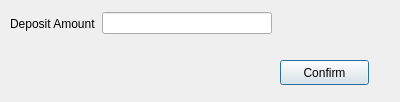
<?xml version="1.0" encoding="UTF-8"?>
<ui version="4.0">
 <class>Deposit</class>
 <widget class="QDialog" name="Deposit">
  <property name="geometry">
   <rect>
    <x>0</x>
    <y>0</y>
    <width>400</width>
    <height>102</height>
   </rect>
  </property>
  <property name="windowTitle">
   <string>Dialog</string>
  </property>
  <widget class="QWidget" name="layoutWidget">
   <property name="geometry">
    <rect>
     <x>10</x>
     <y>10</y>
     <width>262</width>
     <height>27</height>
    </rect>
   </property>
   <layout class="QHBoxLayout" name="horizontalLayout">
    <item>
     <widget class="QLabel" name="label">
      <property name="text">
       <string>Deposit Amount</string>
      </property>
     </widget>
    </item>
    <item>
     <widget class="QLineEdit" name="DepositEdit"/>
    </item>
   </layout>
  </widget>
  <widget class="QPushButton" name="ConfirmDepositButton">
   <property name="geometry">
    <rect>
     <x>280</x>
     <y>60</y>
     <width>89</width>
     <height>25</height>
    </rect>
   </property>
   <property name="text">
    <string>Confirm</string>
   </property>
  </widget>
 </widget>
 <resources/>
 <connections/>
</ui>
